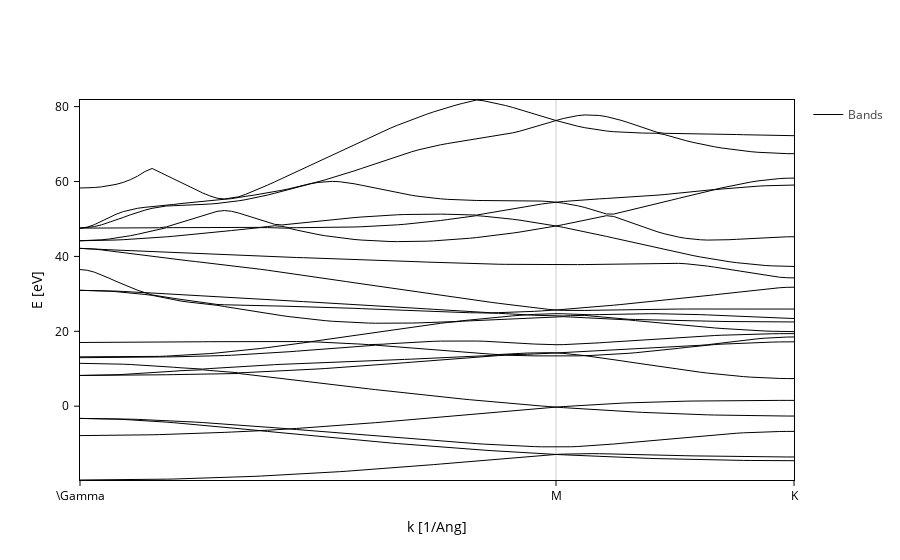

The notebook cell saved with this chart:
### Markdown cell above
And then perform the analysis:

#### Bands

### Code cell
# We need to define a path of k points
band_struct = sisl.BandStructure(H, points=[[0, 0, 0], [2/3, 1/3, 0], [1/2, 0, 0]],
    divisions=100, names=[r"\Gamma", "M", "K"]
)
# Then we can plot the bands
band_struct.plot()
